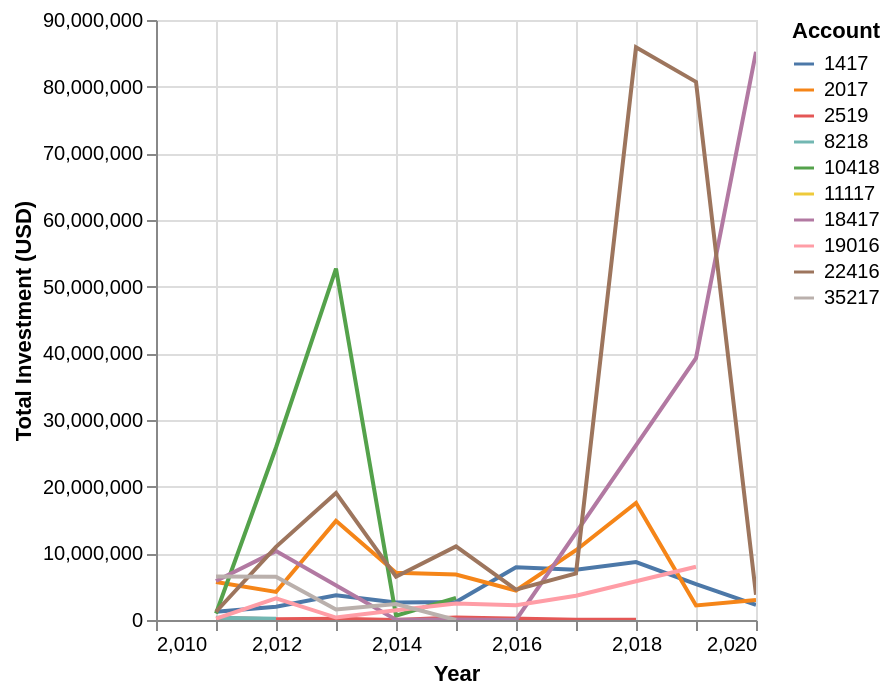

The notebook cell saved with this chart:
### Markdown cell above
##### II. Sample Investment Amounts vs. Time

### Code cell
start, end = 90, 100

selected = (
    # Group by year and account number
    converted
    .select(YEAR_COLUMN, ACCOUNT_NUMBER_COLUMN, INITIATIVES_INVESTMENT_COLUMN)
    .group_by(ACCOUNT_NUMBER_COLUMN, YEAR_COLUMN)
    .agg(pl.col(INITIATIVES_INVESTMENT_COLUMN).sum())
    .sort(by=ACCOUNT_NUMBER_COLUMN)

    # Select range of companies from start to end
    .filter(
        pl.col(ACCOUNT_NUMBER_COLUMN).is_in(
            converted
            .select(ACCOUNT_NUMBER_COLUMN).unique(maintain_order=True)
            .slice(start, end - start).get_column(ACCOUNT_NUMBER_COLUMN)
        )
    )

    # Rename columns for clarity
    .rename({
        YEAR_COLUMN: 'Year',
        ACCOUNT_NUMBER_COLUMN: 'Account',
        INITIATIVES_INVESTMENT_COLUMN: 'Total Investment (USD)'
    })
)

alt.Chart(selected).mark_line().encode(
    x=alt.X(shorthand='Year', scale=alt.Scale(domain=[2010, 2020])),
    y=alt.Y(shorthand='Total Investment (USD)'),
    color='Account:N'
).interactive()

### Figure 1 — Vega-Lite specification as saved in the notebook (floating-point values rounded to 4 significant figures)
{"config": {"view": {"continuousWidth": 300, "continuousHeight": 300}}, "data": {"name": "data-b1812bc5ca0749892ca9692ce4553c3b"}, "mark": {"type": "line"}, "encoding": {"color": {"field": "Account", "type": "nominal"}, "x": {"field": "Year", "scale": {"domain": [2010, 2020]}, "type": "quantitative"}, "y": {"field": "Total Investment (USD)", "type": "quantitative"}}, "params": [{"name": "param_18", "select": {"type": "interval", "encodings": ["x", "y"]}, "bind": "scales"}], "$schema": "https://vega.github.io/schema/vega-lite/v5.20.1.json", "datasets": {"data-b1812bc5ca0749892ca9692ce4553c3b": [{"Account": 1417.0, "Year": 2016.0, "Total Investment (USD)": 7918000.0}, {"Account": 1417.0, "Year": 2020.0, "Total Investment (USD)": 2287000.0}, {"Account": 1417.0, "Year": 2013.0, "Total Investment (USD)": 3716000.0}, {"Account": 1417.0, "Year": 2014.0, "Total Investment (USD)": 2611000.0}, {"Account": 1417.0, "Year": 2012.0, "Total Investment (USD)": 1984000.0}, {"Account": 1417.0, "Year": 2017.0, "Total Investment (USD)": 7523000.0}, {"Account": 1417.0, "Year": 2011.0, "Total Investment (USD)": 1254000.0}, {"Account": 1417.0, "Year": 2015.0, "Total Investment (USD)": 2704000.0}, {"Account": 1417.0, "Year": 2019.0, "Total Investment (USD)": 5375000.0}, {"Account": 1417.0, "Year": 2018.0, "Total Investment (USD)": 8688000.0}, {"Account": 2017.0, "Year": 2016.0, "Total Investment (USD)": 4424000.0}, {"Account": 2017.0, "Year": 2012.0, "Total Investment (USD)": 4206000.0}, {"Account": 2017.0, "Year": 2020.0, "Total Investment (USD)": 2989000.0}, {"Account": 2017.0, "Year": 2013.0, "Total Investment (USD)": 14870000.0}, {"Account": 2017.0, "Year": 2011.0, "Total Investment (USD)": 5700000.0}, {"Account": 2017.0, "Year": 2018.0, "Total Investment (USD)": 17550000.0}, {"Account": 2017.0, "Year": 2014.0, "Total Investment (USD)": 7075000.0}, {"Account": 2017.0, "Year": 2017.0, "Total Investment (USD)": 10470000.0}, {"Account": 2017.0, "Year": 2015.0, "Total Investment (USD)": 6824000.0}, {"Account": 2017.0, "Year": 2019.0, "Total Investment (USD)": 2173000.0}, {"Account": 2519.0, "Year": 2017.0, "Total Investment (USD)": 20850.0}, {"Account": 2519.0, "Year": 2018.0, "Total Investment (USD)": 25000.0}, {"Account": 2519.0, "Year": 2013.0, "Total Investment (USD)": 184700.0}, {"Account": 2519.0, "Year": 2011.0, "Total Investment (USD)": 287300.0}, {"Account": 2519.0, "Year": 2015.0, "Total Investment (USD)": 385900.0}, {"Account": 2519.0, "Year": 2014.0, "Total Investment (USD)": 2775.0}, {"Account": 2519.0, "Year": 2012.0, "Total Investment (USD)": 109600.0}, {"Account": 8218.0, "Year": 2011.0, "Total Investment (USD)": 326300.0}, {"Account": 8218.0, "Year": 2012.0, "Total Investment (USD)": 193000.0}, {"Account": 10420.0, "Year": 2014.0, "Total Investment (USD)": 663100.0}, {"Account": 10420.0, "Year": 2011.0, "Total Investment (USD)": 973600.0}, {"Account": 10420.0, "Year": 2015.0, "Total Investment (USD)": 3330000.0}, {"Account": 10420.0, "Year": 2013.0, "Total Investment (USD)": 52720000.0}, {"Account": 10420.0, "Year": 2012.0, "Total Investment (USD)": 25870000.0}, {"Account": 11120.0, "Year": 2011.0, "Total Investment (USD)": 544300.0}, {"Account": 18420.0, "Year": 2020.0, "Total Investment (USD)": 85230000.0}, {"Account": 18420.0, "Year": 2016.0, "Total Investment (USD)": 0.08283}, {"Account": 18420.0, "Year": 2011.0, "Total Investment (USD)": 5839000.0}, {"Account": 18420.0, "Year": 2019.0, "Total Investment (USD)": 39270000.0}, {"Account": 18420.0, "Year": 2012.0, "Total Investment (USD)": 10330000.0}, {"Account": 18420.0, "Year": 2014.0, "Total Investment (USD)": 47200.0}, {"Account": 18420.0, "Year": 2015.0, "Total Investment (USD)": 76830.0}, {"Account": 19020.0, "Year": 2012.0, "Total Investment (USD)": 3260000.0}, {"Account": 19020.0, "Year": 2014.0, "Total Investment (USD)": 1470000.0}, {"Account": 19020.0, "Year": 2017.0, "Total Investment (USD)": 3631000.0}, {"Account": 19020.0, "Year": 2019.0, "Total Investment (USD)": 7989000.0}, {"Account": 19020.0, "Year": 2011.0, "Total Investment (USD)": 200000.0}, {"Account": 19020.0, "Year": 2016.0, "Total Investment (USD)": 2209000.0}, {"Account": 19020.0, "Year": 2013.0, "Total Investment (USD)": 363600.0}, {"Account": 19020.0, "Year": 2015.0, "Total Investment (USD)": 2489000.0}, {"Account": 22420.0, "Year": 2013.0, "Total Investment (USD)": 19060000.0}, {"Account": 22420.0, "Year": 2018.0, "Total Investment (USD)": 85920000.0}, {"Account": 22420.0, "Year": 2017.0, "Total Investment (USD)": 7000000.0}, {"Account": 22420.0, "Year": 2012.0, "Total Investment (USD)": 10970000.0}, {"Account": 22420.0, "Year": 2011.0, "Total Investment (USD)": 1236000.0}, {"Account": 22420.0, "Year": 2020.0, "Total Investment (USD)": 3800000.0}, {"Account": 22420.0, "Year": 2015.0, "Total Investment (USD)": 11040000.0}, {"Account": 22420.0, "Year": 2014.0, "Total Investment (USD)": 6497000.0}, {"Account": 22420.0, "Year": 2019.0, "Total Investment (USD)": 80720000.0}, {"Account": 22420.0, "Year": 2016.0, "Total Investment (USD)": 4557000.0}, {"Account": 35220.0, "Year": 2011.0, "Total Investment (USD)": 6517000.0}, {"Account": 35220.0, "Year": 2013.0, "Total Investment (USD)": 1592000.0}, {"Account": 35220.0, "Year": 2015.0, "Total Investment (USD)": 1800.0}, {"Account": 35220.0, "Year": 2014.0, "Total Investment (USD)": 2385000.0}, {"Account": 35220.0, "Year": 2012.0, "Total Investment (USD)": 6500000.0}]}}
